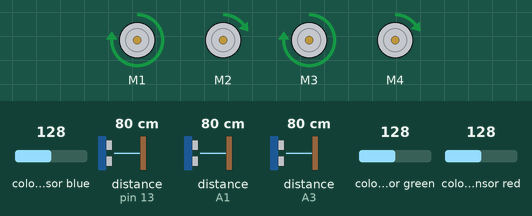
Simulated run of this sketch. Board: Arduino Uno, built with avr-gcc and run on an emulated ATmega328P. On the bench: 4 × DC motor (green arrow = forward, orange = backward, longer = faster). Wiring (inferred from the names in the program): 3 × ultrasonic range finder: trigger pin 2, echo pin 13 / trigger A0, echo A1 / trigger A2, echo A3. The test bench sets the inputs (shaded band); at power-on: distance to the obstacle (sensors on A3, pin 13, A1) 80 cm, colour sensor blue 128, colour sensor green 128, colour sensor red 128. The echo pulse lasts 58.3 µs per cm; what the sketch prints to the serial monitor is not drawn.

Above: at 1.2 s.
1.3 s: distance to the obstacle (sensor on A3) set to 25 cm
2.8 s: distance to the obstacle (sensor on A3) set to 19 cm
At 2.94 s:
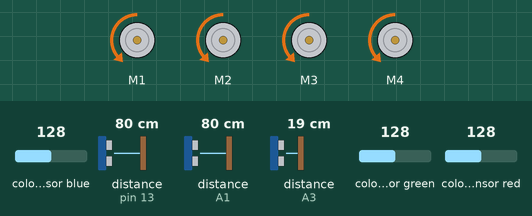
5.8 s: distance to the obstacle (sensor on pin 13) set to 2 cm
At 6.5 s:
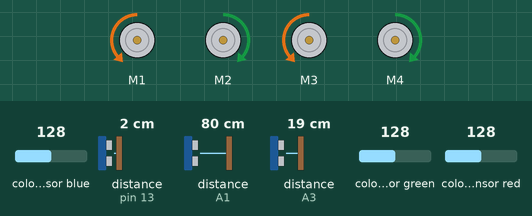
7.3 s: distance to the obstacle (sensor on A3) set to 35 cm
At 8.5 s:
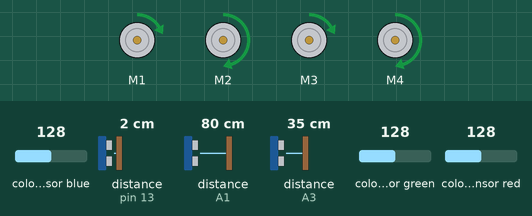
8.8 s: distance to the obstacle (sensor on pin 13) set to 4 cm
At 10.1 s:
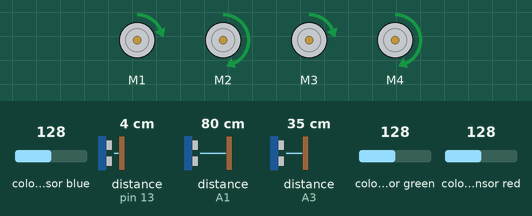
10.4 s: distance to the obstacle (sensor on pin 13) set to 9 cm
At 11.9 s:
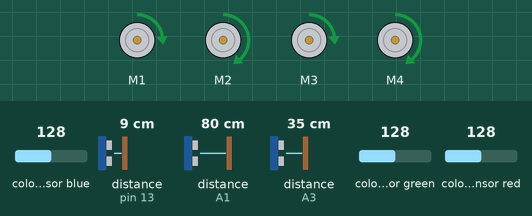
Timing chart, 0 to 13.0 s (numbered marks = the images above; inputs shaded):
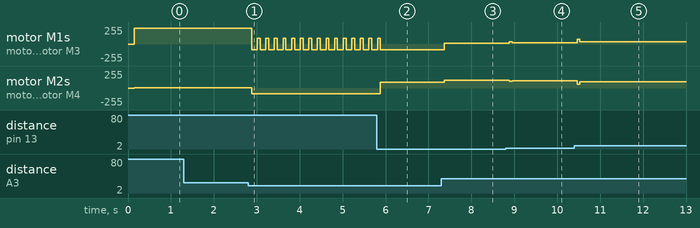

The sketch:

algorithm_follow_right.ino
```cpp
// Import_libraries
#include <Adafruit_TCS34725.h>    // Color_Sensor_Libraries
#include <AFMotor.h>              // Driver_Motor_Libraries
#include <Wire.h>                 // I2C

// Calling_method
Adafruit_TCS34725 tcs = Adafruit_TCS34725(TCS34725_INTEGRATIONTIME_50MS, TCS34725_GAIN_4X);

// Initialize_motor_pinout
AF_DCMotor motorRB(1); // Right_Back_Motor
AF_DCMotor motorLB(2); // Left_Back_Motor
AF_DCMotor motorRF(3); // Right_Front_Motor
AF_DCMotor motorLF(4); // Left_Front_Motor

// Ultrasonic_(HC-SR04)_sensor_pinout_declaration
const int trig_left  = 2;
const int echo_left  = 13;
const int trig_front = A2;
const int echo_front = A3;
const int trig_right = A0;
const int echo_right = A1;

long duration_left;
long duration_front;
long duration_right;
int distance_left;
int distance_front;
int distance_right;

const int speed_point = 65;     // note : change this value depent on your robot PWM
int speed_left;
int speed_right;

const double set_point = 17;    // note : change this value depent on yours
const double Kp = 3.4;          // note : tuning this Proportional PID parameter
const double Kd = 7.1;          // note : tuning this Derivatif PID parameter

double error;
double error_sum;
double error_prev;

int proportional;
int derivatif;
int pd_controller;

uint16_t clear, red, green, blue;
float r;
float g;
float b;

void setup() {
  Serial.begin(9600);
  // Initialize_motor
  motorRB.run(RELEASE);
  motorLB.run(RELEASE);
  motorRF.run(RELEASE);
  motorLF.run(RELEASE);
  // Initialize_PWM_motor
  speed_right  = 0;
  speed_left   = 0;
  // Initialize_PINOUT
  pinMode(trig_left,  OUTPUT);
  pinMode(echo_left,  INPUT);
  pinMode(trig_front, OUTPUT);
  pinMode(echo_front, INPUT);
  pinMode(trig_right, OUTPUT);
  pinMode(echo_right, INPUT);
  // Initialize_error_value
  error     = 0;
  error_prev = 0;
  error_sum  = 0;
  // Initialize_parameters_value
  proportional  = 0;
  derivatif     = 0;
  pd_controller  = 0;
  // Initialize_color_sensor
  if(tcs.begin()) {
    Serial.println("TCS34725 Found!");
  }else{
    Serial.println("TCS34725 Not Found! Check the wired.");
    while (1);
  }
}

void loop() {
  // First_read_the_color
  readSensor();
  // While_the_robots_not_on_the_finish_color, so_the_robot_will_go_on
  while(r < 0.6){
    readSensor();
    error =  distance_left - set_point;
    // P_controller
    proportional = Kp * error;
    // D_controller
    derivatif = Kd * (error - error_prev);
    error_prev = error;
    // PD_controller_Calculation
    pd_controller = proportional + derivatif;
    // Serial.print("Error : ");
    // Serial.println(error);

    if(distance_right < 40 && distance_front > 20){            // note : change this value "40" and "20" depents on your robot dimension
      isPD();
    }else if(distance_right < 40 && distance_front <= 20){     // note : change this value "40" and "20" depents on your robot dimension
      turnLeft(85);
    }else if(distance_right >= 40 && distance_front > 20){     // note : change this value "40" and "20" depents on your robot dimension
      isPD();
    }else if(distance_right >= 40 && distance_front <= 20){    // note : change this value "40" and "20" depents on your robot dimension
      if(distance_right > distance_left){
        turnRight(85);
      }else if(distance_right < distance_left){
        turnLeft(85);
      }else{
        goBackward(85);
      }
    }else{
      goBackward(85);
    }
  }
  // Serial.println("STOP");
  stop();
}

void isPD(){
  if(error > 0){
    speed_right  = speed_point + pd_controller;
    speed_left   = speed_point - pd_controller;
    speed_right  = constrain(speed_right, 5, 235);  // constrain_the_minimum_and_maximum_speed_value
    speed_left   = constrain(speed_left, 5, 235);   // constrain_the_minimum_and_maximum_speed_value
    goForward(speed_right, speed_left);
  }else if(error <= 0){
    speed_left   = speed_point - pd_controller;
    speed_right  = speed_point + pd_controller;
    speed_left   = constrain(speed_left, 5, 235);   // constrain_the_minimum_and_maximum_speed_value
    speed_right  = constrain(speed_right, 5, 235);  // constrain_the_minimum_and_maximum_speed_value
    goForward(speed_right, speed_left);
  }
}

void goForward(int right_speed, int left_speed){
  motorRB.setSpeed(right_speed);
  motorRF.setSpeed(right_speed);
  motorLB.setSpeed(left_speed);
  motorLF.setSpeed(left_speed);
  motorRB.run(FORWARD);
  motorLB.run(FORWARD);
  motorRF.run(FORWARD);
  motorLF.run(FORWARD);
}

void goBackward(int pwm){
  motorRB.setSpeed(pwm);
  motorLB.setSpeed(pwm);
  motorRF.setSpeed(pwm);
  motorLF.setSpeed(pwm);
  motorRB.run(BACKWARD);
  motorLB.run(BACKWARD);
  motorRF.run(BACKWARD);
  motorLF.run(BACKWARD);
}

void turnAround(int pwm){
  motorRB.setSpeed(pwm);
  motorRF.setSpeed(pwm);
  motorLB.setSpeed(pwm);
  motorLF.setSpeed(pwm);
  motorLB.run(BACKWARD);
  motorLF.run(FORWARD);
  motorRB.run(FORWARD);
  motorRF.run(FORWARD);
}

void turnRight(int pwm){
  motorLB.setSpeed(pwm);
  motorLF.setSpeed(pwm);
  motorRB.setSpeed(pwm);
  motorRF.setSpeed(pwm);
  motorLB.run(FORWARD);
  motorLF.run(FORWARD);
  motorRB.run(BACKWARD);
  motorRF.run(BACKWARD);
}

void turnLeft(int pwm){
  motorRB.setSpeed(pwm);
  motorRF.setSpeed(pwm);
  motorLB.setSpeed(pwm);
  motorLF.setSpeed(pwm);
  motorRB.run(FORWARD);
  motorRF.run(FORWARD);
  motorLB.run(BACKWARD);
  motorLF.run(BACKWARD);
}

void stop(){
  motorRB.run(RELEASE);
  motorRF.run(RELEASE);
  motorLB.run(RELEASE);
  motorLF.run(RELEASE);
}

// Read_all_sensor_value
void readSensor(){
  sensorU_left();
  delay(1);
  sensorU_front();
  delay(1);
  sensorU_right();
  delay(1);
  sensor_color();
  delay(1);
}

// HC-SR04
void sensorU_left(){
  digitalWrite(trig_left, HIGH);
  delayMicroseconds(10);
  digitalWrite(trig_left, LOW);
  delayMicroseconds(2);
  duration_left = pulseIn(echo_left, HIGH);
  distance_left = (duration_left*0.034)/2;
  // Serial.print("Left Distance : ");
  // Serial.print(distance_left);
  // Serial.print(" cm\t");
}

void sensorU_front(){
  digitalWrite(trig_front, HIGH);
  delayMicroseconds(10);
  digitalWrite(trig_front, LOW);
  delayMicroseconds(2);
  duration_front = pulseIn(echo_front, HIGH);
  distance_front = (duration_front*0.034)/2;
  // Serial.print("Front Distance : ");
  // Serial.print(distance_front);
  // Serial.println(" cm\t");
}

void sensorU_right(){
  digitalWrite(trig_right, HIGH);
  delayMicroseconds(10);
  digitalWrite(trig_right, LOW);
  delayMicroseconds(2);
  duration_right = pulseIn(echo_right, HIGH);
  distance_right = (duration_right*0.034)/2;
  // Serial.print("Right Distance : ");
  // Serial.print(distance_right);
  // Serial.print(" cm\n");
}

// TCS34725
void sensor_color(){
  tcs.getRawData(&red, &green, &blue, &clear);
  r = red;
  g = green;
  b = blue;
  // Normalize_color_value
  r /= clear;
  g /= clear;
  b /= clear;
  // Serial.print("\nR : "); Serial.print(r);
  // Serial.print("\tG : "); Serial.print(g);
  // Serial.print("\tB : "); Serial.println(b);
}
```

Measured:
- the behaviour switches between 22 and 21 cm on distance to the obstacle (sensor on A3) (found by bisection; images 0 and 1)
- after the input at 1.3 s, every drawn part: stays the same
- after the input at 2.8 s, motor M1, motor M3: alternates forward 85/255 for 0.07 s and backward 85/255 for 0.13 s, starting after 0.08 s; motor M2, motor M4: forward 5/255 → backward 85/255 after 0.08 s
- after the input at 5.8 s, motor M1, motor M3: goes on until 5.9 s, then stays backward 85/255; motor M2, motor M4: backward 85/255 → forward 85/255 after 0.08 s
- after the input at 7.3 s, motor M1, motor M3: backward 85/255 → forward 11/255 after 0.07 s; motor M2, motor M4: forward 85/255 → forward 119/255 after 0.07 s
- after the input at 8.8 s, motor M1, motor M3: forward 11/255 → forward 32/255 after 0.08 s, → forward 18/255 0.06 s later; motor M2, motor M4: forward 119/255 → forward 98/255 after 0.08 s, → forward 112/255 0.06 s later
- after the input at 10.4 s, motor M1, motor M3: forward 18/255 → forward 70/255 after 0.07 s, → forward 35/255 0.06 s later; motor M2, motor M4: forward 112/255 → forward 60/255 after 0.07 s, → forward 95/255 0.06 s later
